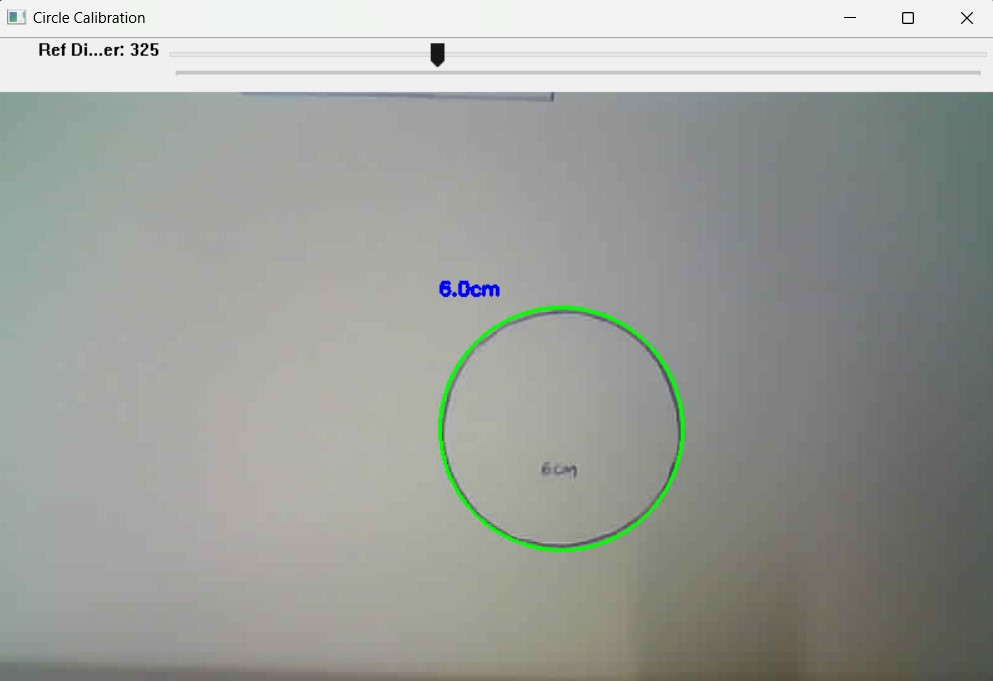
#> input picture images/Circle_Calibration.jpg, 993 x 681 px
$ python -i image_processing.py   (imports and definitions only)
#> lines starting #> are read from the running program, lines starting #| are printed output that depends on the picture; after the words box and inside, x2 and y2 are one past the last pixel; in counts of white or black regions, pixels touching at a corner belong together
#> further down, picture is the input picture: shape (681, 993, 3); mean B, G, R 155.9, 160.6, 157.6
import cv2
import numpy as np
import urllib.request
from scipy.spatial.distance import euclidean
from imutils import perspective

def get_frame_from_stream(url):
    """Capture frame from ESP32-CAM stream"""
    img_resp = urllib.request.urlopen(url)
    imgnp = np.array(bytearray(img_resp.read()), dtype=np.uint8)
    frame = cv2.imdecode(imgnp, -1)
    return frame

def preprocess_frame(frame):
    """Common image preprocessing steps"""
    gray = cv2.cvtColor(frame, cv2.COLOR_BGR2GRAY)
    blur = cv2.GaussianBlur(gray, (5, 5), 0)
    edged = cv2.Canny(blur, 50, 150)
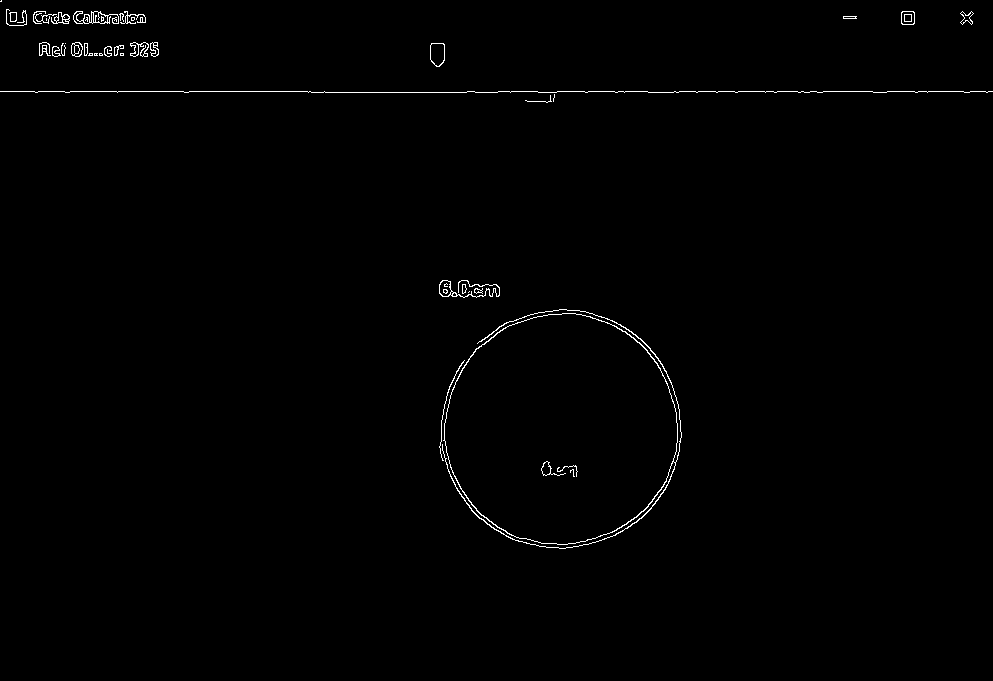
#> edged: shape (681, 993); 0.68% white in thin lines or dots, all inside (x1, y1, x2, y2) = (0, 0, 993, 549)
    edged = cv2.dilate(edged, None, iterations=1)
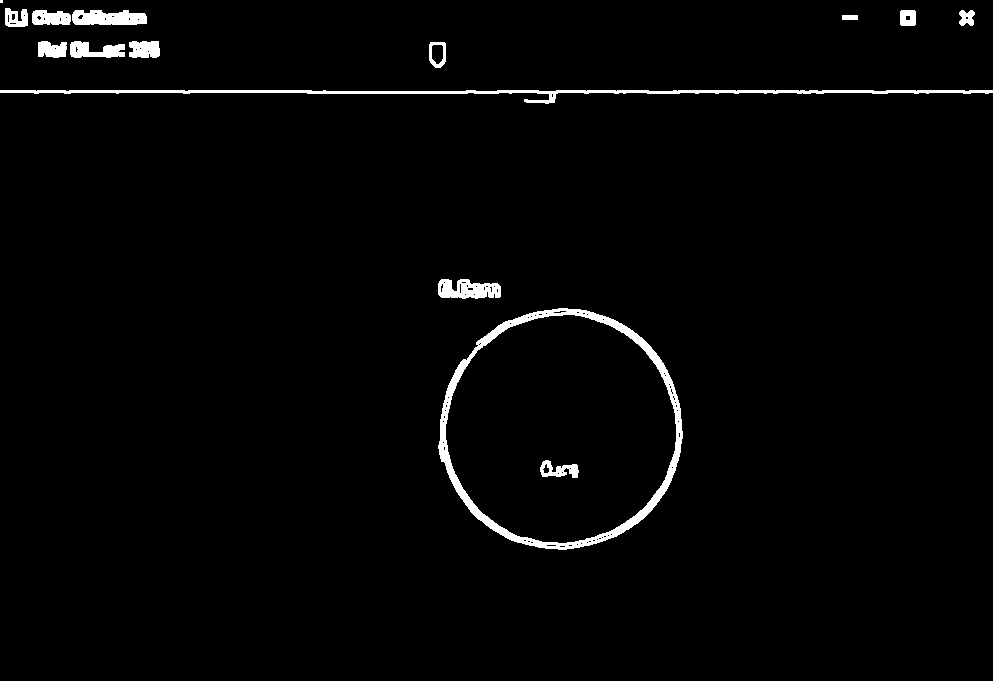
#> edged: shape (681, 993); 2% white; 15 white regions (1 under 20 px), largest, box (x1, y1, x2, y2) and area: (438, 308, 683, 550) 5295, (0, 90, 993, 104) 3221, (72, 10, 147, 25) 935
    edged = cv2.erode(edged, None, iterations=1)
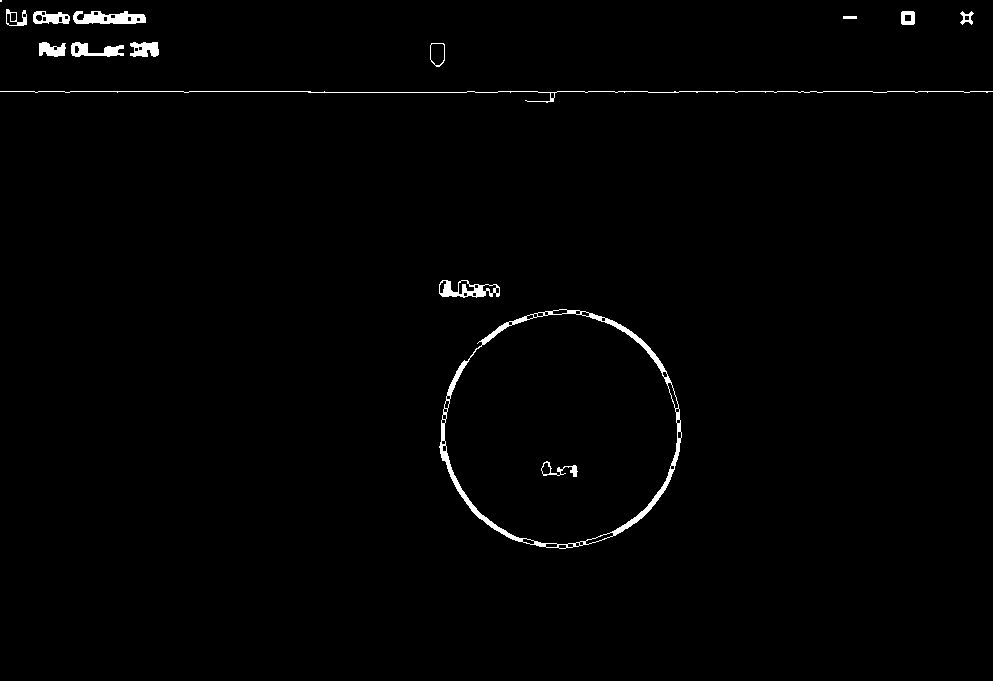
#> edged: shape (681, 993); 1.1% white; 15 white regions (1 under 20 px), largest, box (x1, y1, x2, y2) and area: (439, 309, 682, 549) 2911, (0, 91, 993, 103) 1063, (73, 11, 146, 24) 669
    return edged

>>> import cv2
>>> picture = cv2.imread('../../../images/Circle_Calibration.jpg')
>>> result = preprocess_frame(picture)

$ run again, on images/Rectangle_Calibration.jpg
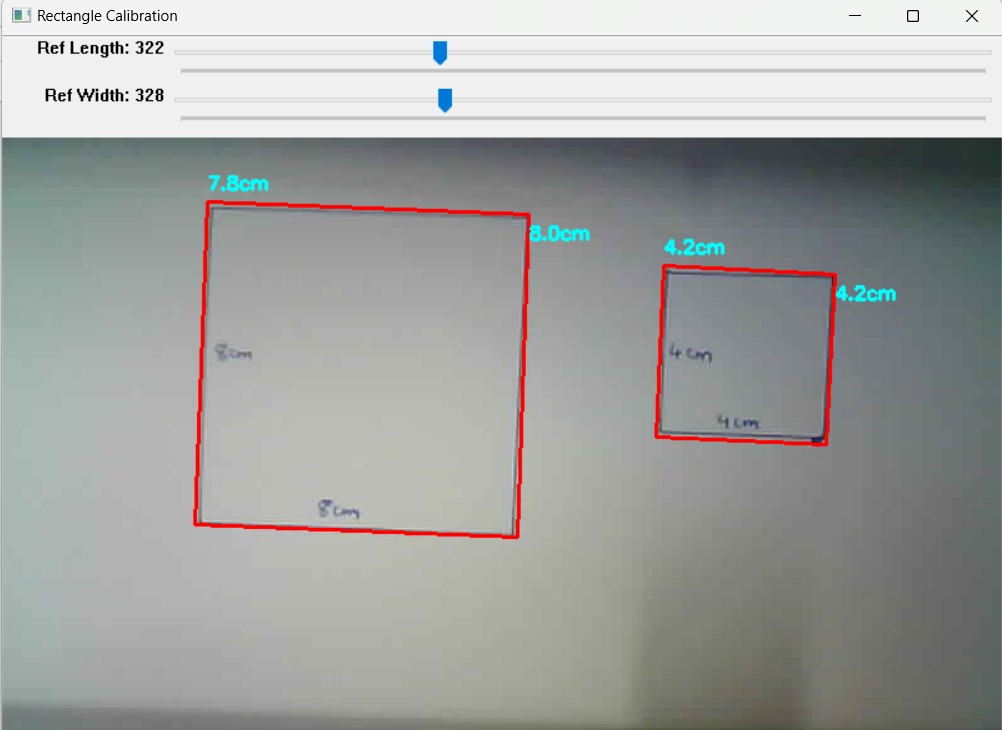
#> input picture images/Rectangle_Calibration.jpg, 1002 x 730 px
#> picture is the input picture: shape (730, 1002, 3); mean B, G, R 160.2, 162.2, 160.9
#> in preprocess_frame, `edged = cv2.Canny(blur, 50, 150)`:
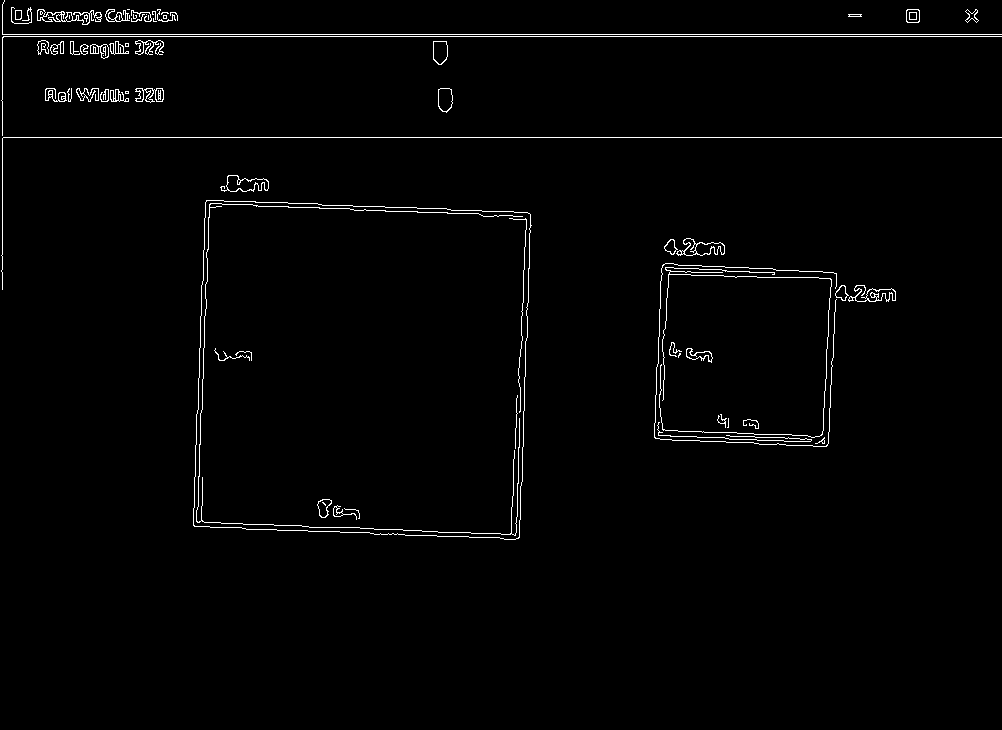
#> edged: shape (730, 1002); 1.6% white in thin lines or dots, all inside (x1, y1, x2, y2) = (1, 0, 1002, 540)
#> in preprocess_frame, `edged = cv2.erode(edged, None, iterations=1)`:
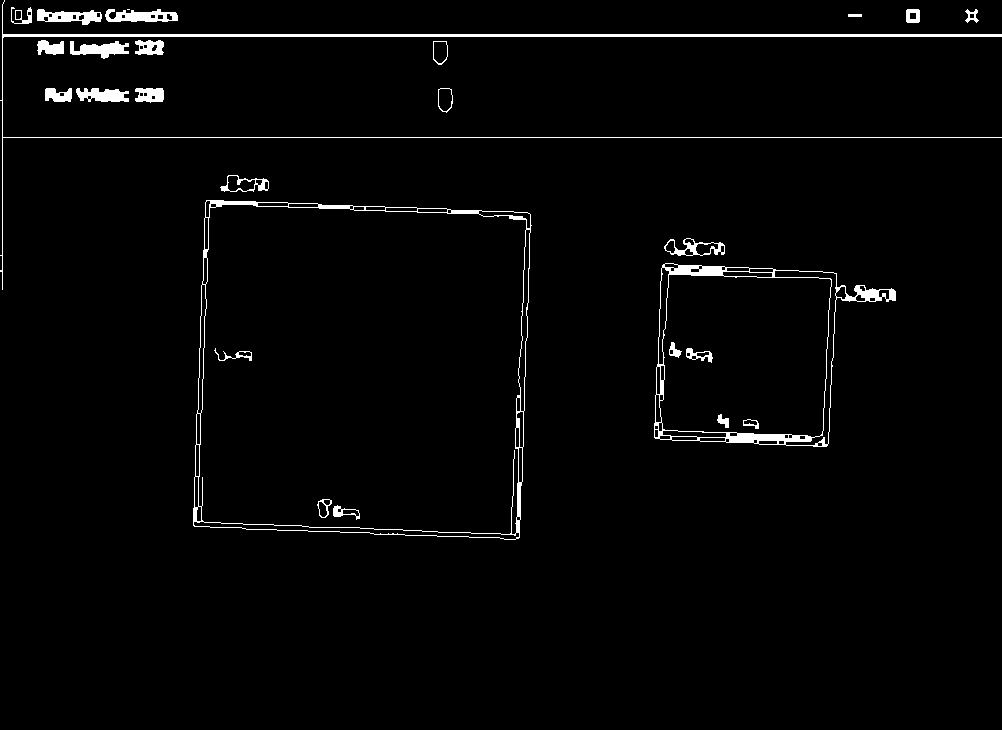
#> edged: shape (730, 1002); 2.2% white; 27 white regions (1 under 20 px), largest, box (x1, y1, x2, y2) and area: (0, 0, 1002, 290) 4295, (193, 200, 532, 540) 3300, (654, 263, 896, 447) 3116
